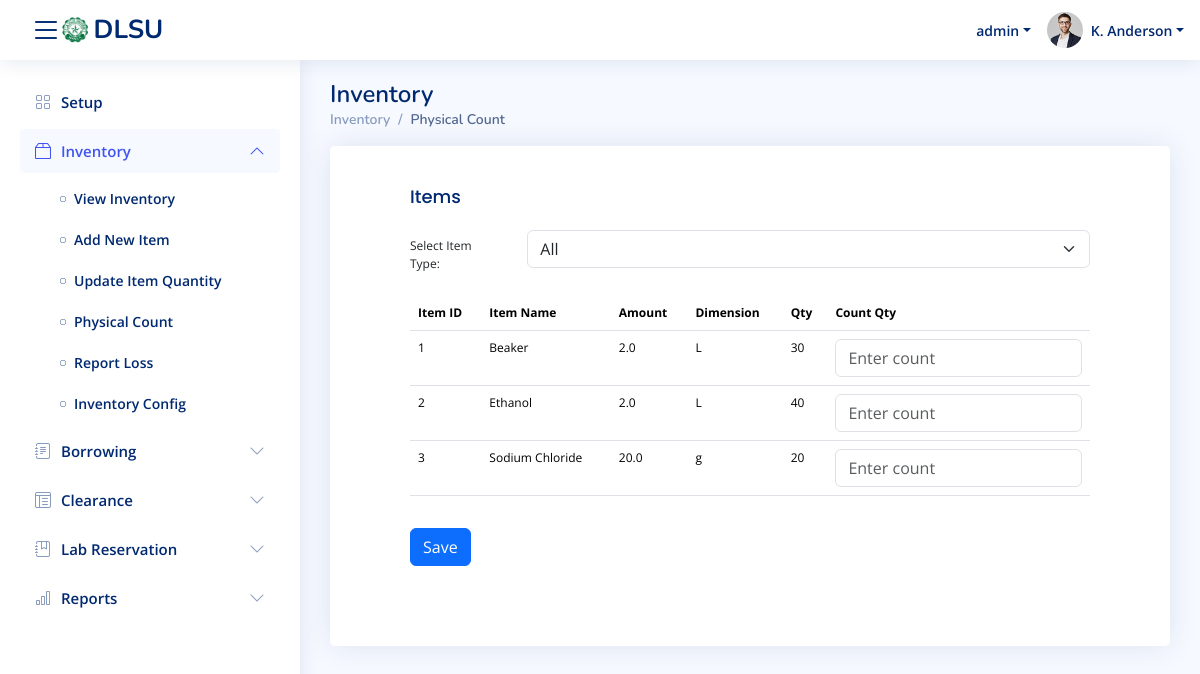
The app's page /inventory/physicalCount/ (signed in), older data.
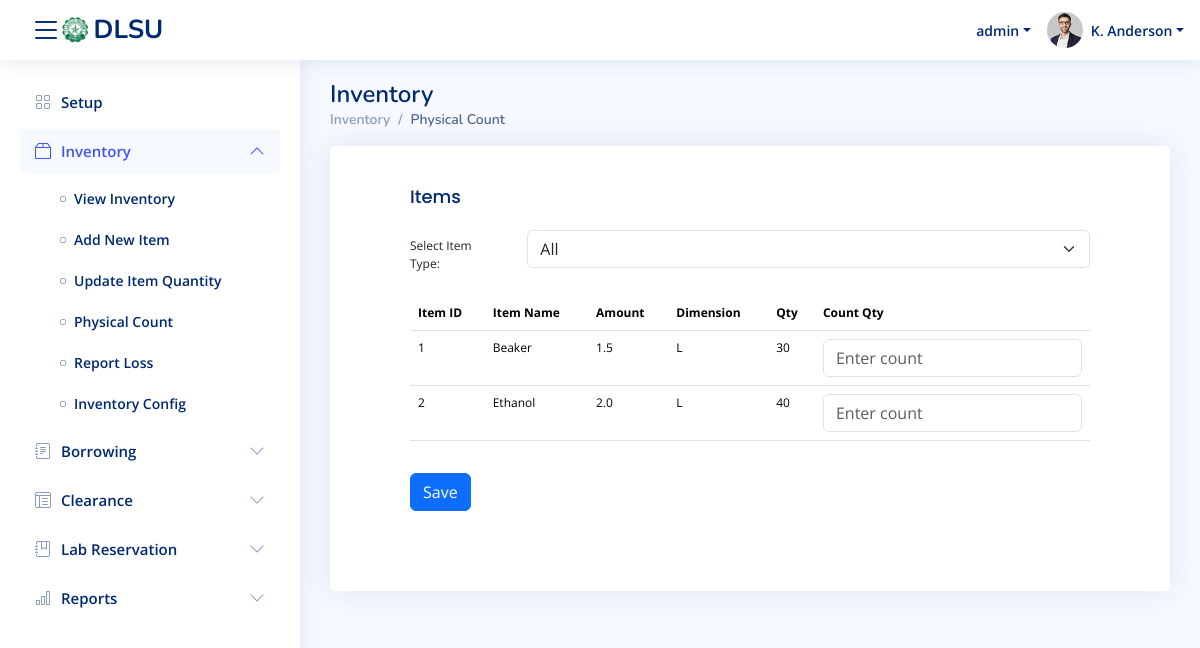
The same page, newer data.
### core/models.py (models this page shows, shortened)
class item_description(models.Model):
    item_id = models.AutoField(primary_key=True)
    laboratory = models.ForeignKey('Laboratory', on_delete=models.CASCADE, null=True, blank=True)
    item_name = models.CharField(max_length=45, null=True, blank=True)
    itemType = models.ForeignKey('item_types', on_delete=models.SET_NULL, null=True, blank=True)
    amount = models.FloatField(null=True, blank=True)
    dimension = models.CharField(max_length=10, null=True, blank=True)
    qty = models.IntegerField()
    alert_qty = models.IntegerField()
    add_cols = models.CharField(max_length=45, null=True, blank=True)
    disabled = models.BooleanField(default=False)  # New field to mark as disabled

### core/views.py (the view, shortened to what this page needs)
# urls.py: path('inventory/physicalCount/', views.inventory_physicalCount_view, name='inventory_physicalCount'),  # Added trailing slash
def inventory_physicalCount_view(request):
    selected_laboratory_id = request.session.get('selected_lab')
    item_types_list = item_types.objects.filter(laboratory_id=selected_laboratory_id)
    selected_item_type = request.GET.get('item_type')
    if selected_item_type:
        inventory_items = item_description.objects.filter(
            laboratory_id=selected_laboratory_id,
            itemType_id=selected_item_type
        )
    else:
        inventory_items = item_description.objects.filter(laboratory_id=selected_laboratory_id)
    return render(request, 'mod_inventory/inventory_physicalCount.html', {
        'inventory_items': inventory_items,
        'item_types': item_types_list,
        'selected_item_type': int(selected_item_type) if selected_item_type else None  # Fix comparison issue
    })

### core/context_processors.py (called while the page is built)
def labs_context(request):
    return {
        'laboratories': laboratory.objects.filter(is_available=True),
        'selected_lab_name': request.session.get('selected_lab_name')
    }

### core/templates/mod_inventory/inventory_physicalCount.html (shortened to what this page needs)
{% extends 'temp_navbar.html' %}
{% load socialaccount %}
{% block content %}
  <div class="pagetitle">
    <h1>Inventory</h1>
    <nav>
      <ol class="breadcrumb">
        <li class="breadcrumb-item"><a href="{% url 'inventory_view' %}">Inventory</a></li>
        <li class="breadcrumb-item active">Physical Count</li>
      </ol>
    </nav>
  </div>
  <section class="section">
    <div class="row">
      <div class="col-lg-12">
        <div class="card">
          <div class="card-body">
            <h5 class="card-title">Items</h5>
            <form method="GET" id="itemTypeForm">
              <div class="row mb-3">
                <label for="item_type" class="col-sm-2 col-form-label">Select Item Type:</label>
                <div class="col-sm-10">
                  <select class="form-select" id="item_type" name="item_type" onchange="document.getElementById('itemTypeForm').submit()">
                    <option value="">All</option>
                  </select>
                </div>
              </div>
            </form>
            <form method="POST" action="{% url 'inventory_physicalCount' %}">
              <table class="table datatable" id="itemsTable">
                <thead>
                  <tr>
                    <th>Item ID</th>
                    <th>Item Name</th>
                    <th>Amount</th>
                    <th>Dimension</th>
                    <th>Qty</th>
                    <th>Count Qty</th>
                  </tr>
                </thead>
                <tbody>
                  {% for item in inventory_items %}
                    <tr>
                      <td>{{ item.item_id }}</td>
                      <td>{{ item.item_name }}</td>
                      <td>{{ item.amount }}</td>
                      <td>{{ item.dimension }}</td>
                      <td>{{ item.qty }}</td>
                      <td>
                        <input type="number" name="count_qty_{{ item.item_id }}" class="form-control" placeholder="Enter count" required>
                      </td>
                    </tr>
                  {% empty %}
                    <tr>
                      <td colspan="6" class="text-center">No items found.</td>
                    </tr>
                  {% endfor %}
                </tbody>
              </table>
                <div class="col-sm-10 d-flex">
                  <button type="submit" class="btn btn-primary me-2" id="save">Save</button>
                </div>
              </div>
          </div>
        </div>
      </div>
  </section>
{% endblock %}

Row changes from the older to the newer data that the page shows:
removed item_description: item_id "3", item_name "Sodium Chloride", amount "20.0", dimension "g", qty "20"
changed item_description "Beaker": amount "2.0" → "1.5"
